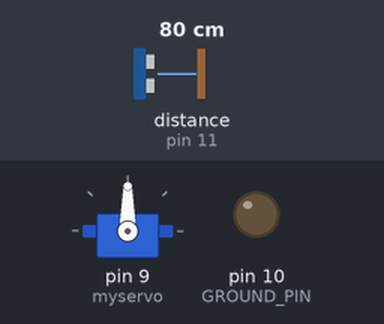
Recording of a sketch running on a simulated Arduino Uno, built with avr-gcc and run on an emulated ATmega328P. On the bench: servo, output pins drawn as LEDs (lit = HIGH). The inputs (shaded band) are chosen by the test bench; at power-on: distance to the obstacle (sensor on pin 11) 80 cm. The echo pulse lasts 58.3 µs per cm; pins used as bus, display or sensor lines are not drawn.

Above: at 1.2 s.
1.3 s: distance to the obstacle (sensor on pin 11) set to 12 cm
2.8 s: distance to the obstacle (sensor on pin 11) set to 9 cm
At 6.0 s:
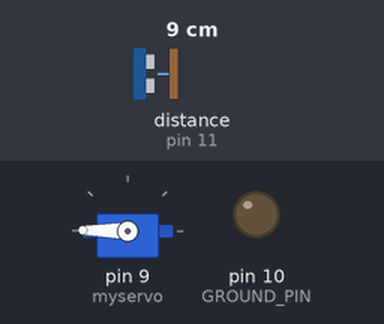
At 10.1 s:
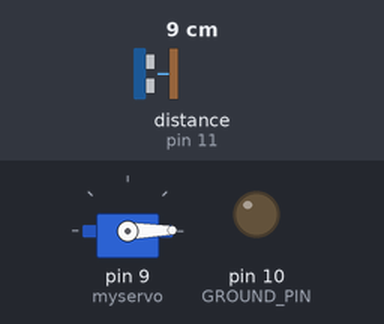
Timing chart, 0 to 14.8 s (numbered marks = the images above; inputs shaded):
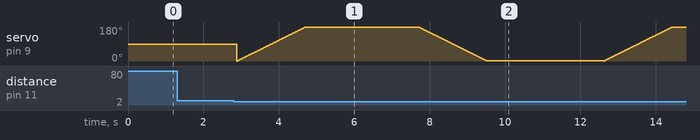

Measured:
- the behaviour switches between 11 and 10 cm on distance to the obstacle (sensor on pin 11) (found by bisection; images 0 and 1)
- after the input at 1.3 s, every drawn part: stays the same

The sketch:

arduinocode_studio3-noserialport.ino
```cpp
#include <NewPing.h>      // include the NewPing library for this program
#define VCC_PIN 13
#define TRIGGER_PIN 12    // sonar trigger pin will be attached to Arduino pin 12
#define ECHO_PIN 11       // sonar echo pint will be attached to Arduino pin 11
#define GROUND_PIN 10
#define MAX_DISTANCE 200  // fmaximum distance set to 200 cm
NewPing sonar(TRIGGER_PIN, ECHO_PIN, MAX_DISTANCE); // initialize NewPing

#include <Servo.h>
Servo myservo;  // create servo object to control a servo
// twelve servo objects can be created on most boards

int pos = 0;    // variable to store the servo position

void setup() //do the following things once

{
  pinMode(ECHO_PIN, INPUT) ;
  pinMode(TRIGGER_PIN, OUTPUT) ;
  pinMode(GROUND_PIN, OUTPUT);    // tell pin 10 it is going to be an output
  pinMode(VCC_PIN, OUTPUT);       // tell pin 13 it is going to be an output
  digitalWrite(GROUND_PIN,LOW);   // tell pin 10 to output LOW (OV, or ground)
  digitalWrite(VCC_PIN, HIGH) ;   // tell pin 13 to output HIGH (+5V)

  myservo.attach(9);  // attaches the servo on pin 9 to the servo object
}

void loop() // do the following things forever

{
  delay(100);                             // wait for this number of milliseconds
  int DISTANCE_IN_CM = sonar.ping_cm();   // read the sonar sensor, using a variable

  if( 1<DISTANCE_IN_CM && DISTANCE_IN_CM <=10 ) {//*will add a delay in the future for time to move down to object from distance

      for(pos = 0; pos < 180; pos += 1){ // goes from 0 degrees to 180 degrees  // in steps of 1 degree
        myservo.write(pos);              // tell servo to go to position in variable 'pos'
        delay(10);                       // waits 15 ms for the servo to reach the position
      }
      delay(3000);
      for(pos = 180; pos > 0; pos -= 1){ // goes from 180 degrees to 0 degrees
        myservo.write(pos);              // tell servo to go to position in variable 'pos'
        delay(10);                       // waits 15 ms for the servo to reach the position
      }
      delay(3000);
    }

 }
```
